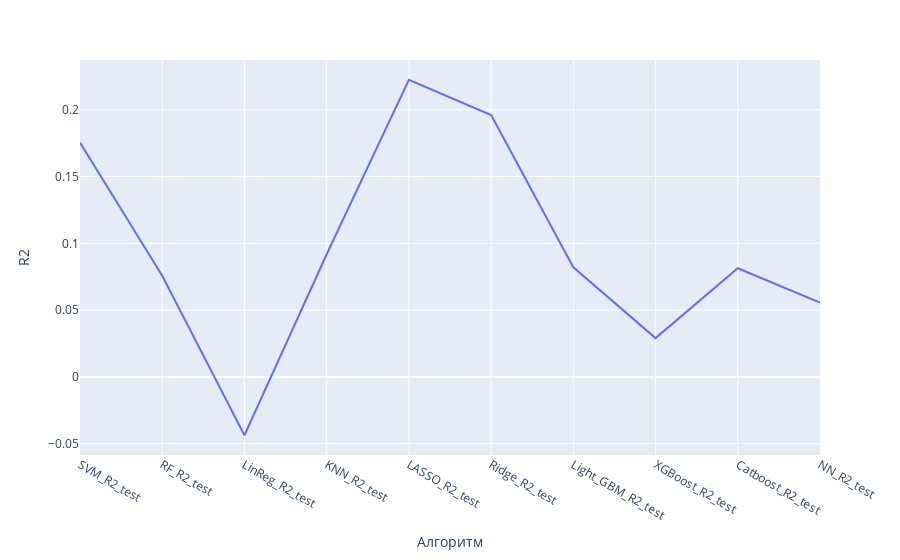

Source (notebook cell):
### Code cell
fig = px.line(my_df.T.filter(regex = 'test').T, y = 'R2')
fig.update_layout(xaxis_title = 'Алгоритм')
fig.show()

### Figure 1 — Plotly figure (JSON) as saved in the notebook; plotly's stock layout.template omitted (floating-point values rounded to 4 significant figures)
{"data": [{"hovertemplate": "index=%{x}<br>R2=%{y}<extra></extra>", "legendgroup": "", "line": {"color": "#636efa", "dash": "solid"}, "mode": "lines", "name": "", "orientation": "v", "showlegend": false, "type": "scatter", "x": ["SVM_R2_test", "RF_R2_test", "LinReg_R2_test", "KNN_R2_test", "LASSO_R2_test", "Ridge_R2_test", "Light_GBM_R2_test", "XGBoost_R2_test", "Catboost_R2_test", "NN_R2_test"], "xaxis": "x", "y": [0.1755, 0.07577, -0.04371, 0.09185, 0.2225, 0.1961, 0.08202, 0.02904, 0.08136, 0.05568], "yaxis": "y"}], "layout": {"legend": {"tracegroupgap": 0}, "margin": {"t": 60}, "xaxis": {"anchor": "y", "domain": [0, 1], "title": {"text": "Алгоритм"}}, "yaxis": {"anchor": "x", "domain": [0, 1], "title": {"text": "R2"}}}}
